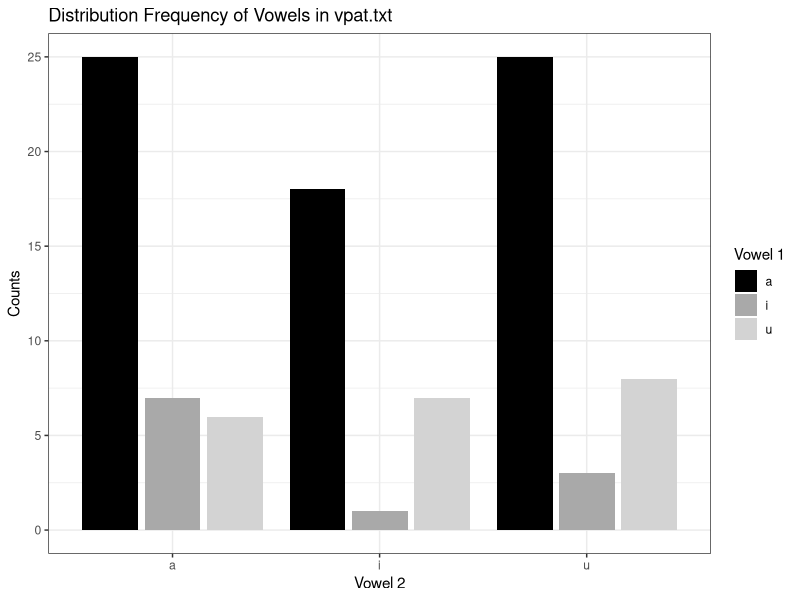
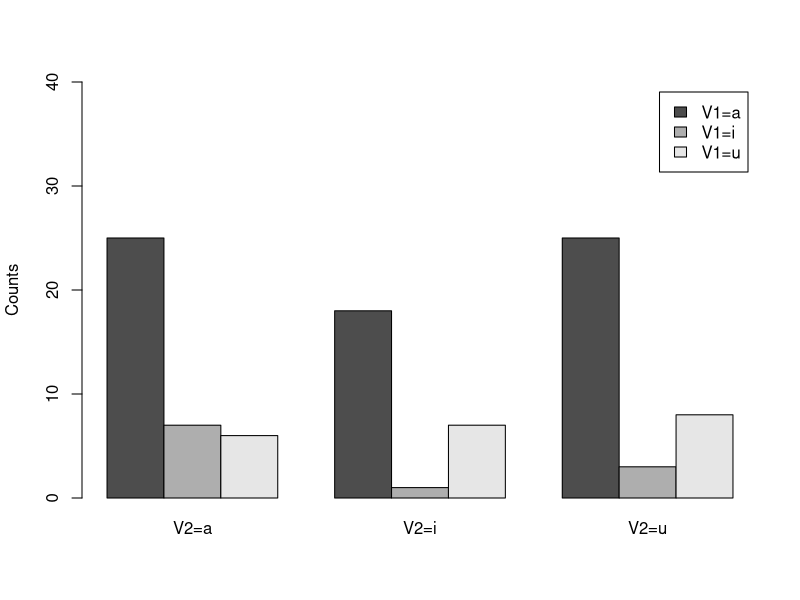
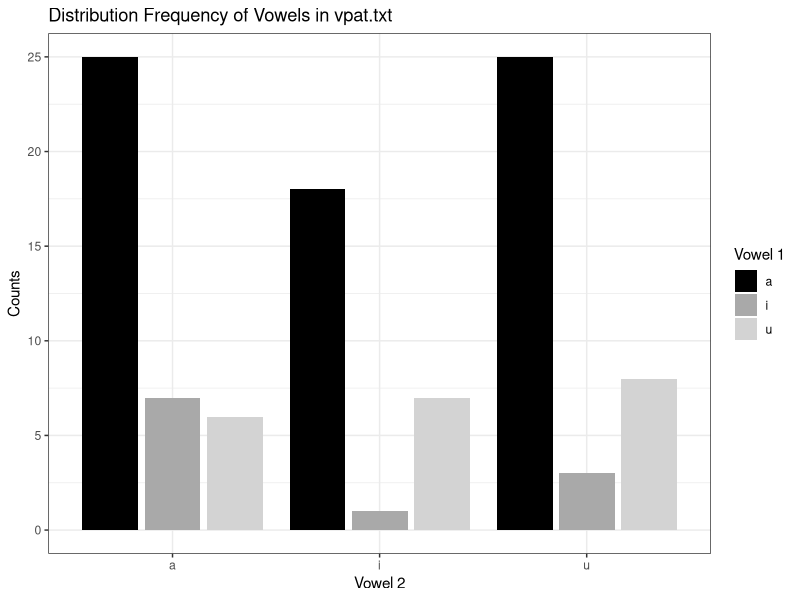
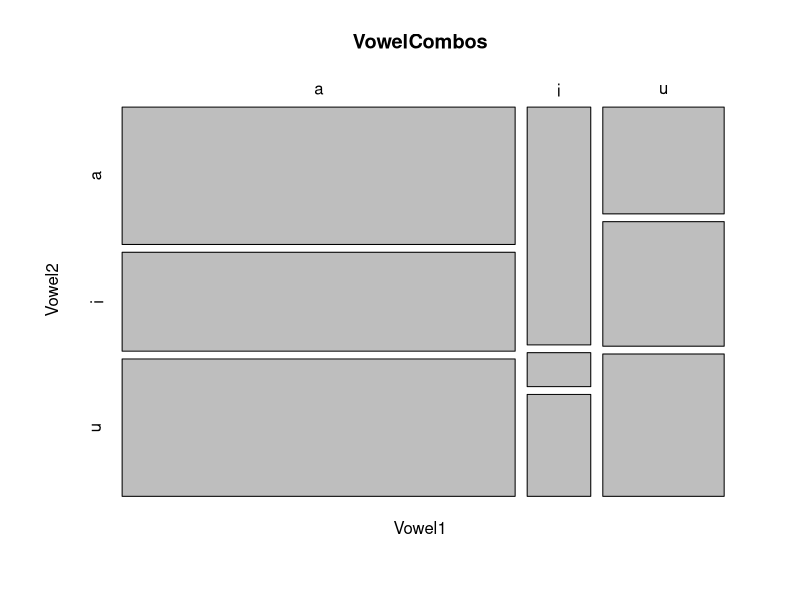
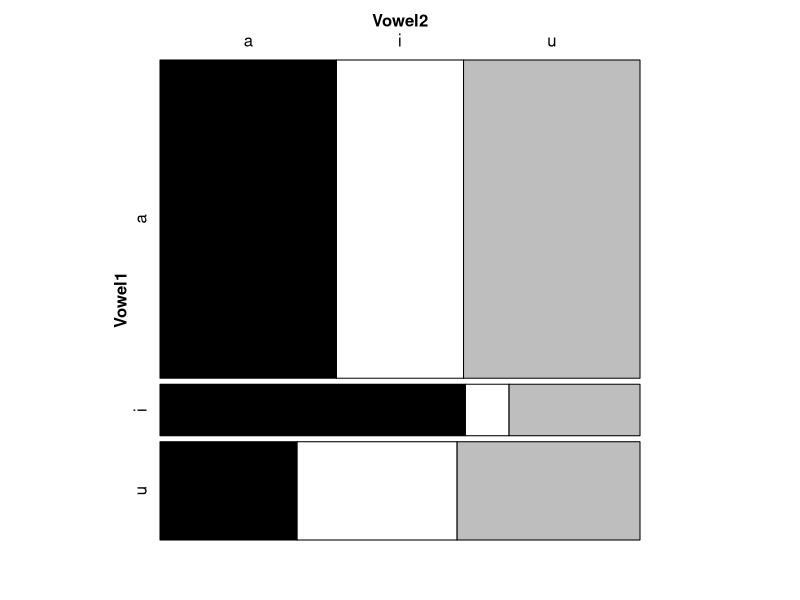
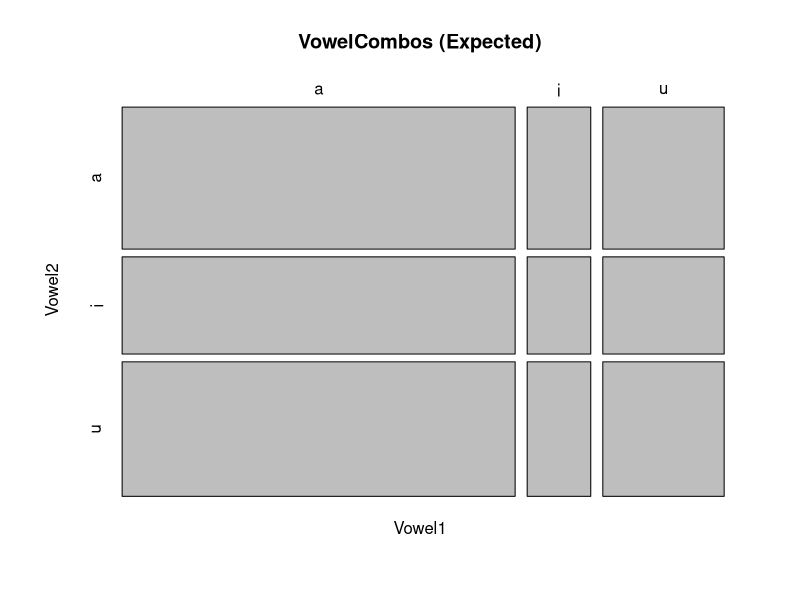

Write R code to recreate these figures, in order.
# Figure 1

vpat = read.table("vpat.txt")	
colnames(vpat) = "Words"		  
vpat$Vowel1 = substring(vpat$Words, 2, 2)
vpat$Vowel2 = substring(vpat$Words, 4, 4)

VowelCombos.mat = xtabs(~ Vowel1 + Vowel2, data = vpat)

VowelCombos.tab = table(vpat$Vowel1, vpat$Vowel2)

VCM = t(VowelCombos.mat)	
row.total = apply(VCM, 1, sum)
VCM.marg = cbind(VCM, RowTotal = row.total)
col.total = apply(VCM.marg, 2, sum)
VCM.marg = rbind(VCM.marg, ColTotal = col.total)

png(filename = "ch8.figure1.png", height = 900, width = 1200, units = "px",
    res = 200)

barplot(VowelCombos.mat,  		               		  
        beside = T,	  				                    
        names.arg = c("V2=a", "V2=i", "V2=u"),	  
        legend.text = c("V1=a", "V1=i", "V1=u"),	
        ylim = c(0, 40),				                  
        ylab = "Counts"				                  
)

dev.off()

# Figure 2
VMC.df = as.data.frame(VowelCombos.mat)

library(ggplot2)

ggplot(data = VMC.df, mapping = aes(x = Vowel2, y = Freq, 
                                    group = Vowel1, fill = Vowel1)) +
  geom_bar(position = position_dodge2(), stat = "identity") +
  scale_fill_manual(values = c("black", "darkgrey", "lightgrey")) +
  labs(title = "Distribution Frequency of Vowels in vpat.txt", 
       x = "Vowel 2", y = "Counts", fill = "Vowel 1") +
  theme_bw()

ggsave(filename = "ch8.figure2.png", height = 900, width = 1200, units = "px",
       dpi = 200)

# Figure 3
png(filename = "ch8.figure3.png", height = 900, width = 1200, units = "px",
    res = 200)

mosaicplot(VowelCombos.mat, cex = 1, main = "VowelCombos") 

dev.off()

# Figure 4
png(filename = "ch8.figure4.png", height = 900, width = 1200, units = "px",
    res = 200)

install.packages("vcd", dependencies = T, ask = F)	
library(vcd)				

mosaic(VowelCombos.mat, highlighting = "Vowel2",
       highlighting_fill = c("black", "white", "grey"))

dev.off()

# Figure 5
png(filename = "ch8.figure5.png", height = 900, width = 1200, units = "px",
    res = 200)

VowelCombos.exp = VowelCombos.mat 	
VowelCombos.exp[,] = matrix(c(25.84, 4.18, 7.98,
                              17.68, 2.86, 5.46,
                              24.48, 3.96, 7.56), ncol = 3)

mosaicplot(VowelCombos.exp, cex = 1, main = "VowelCombos (Expected)")

dev.off()
